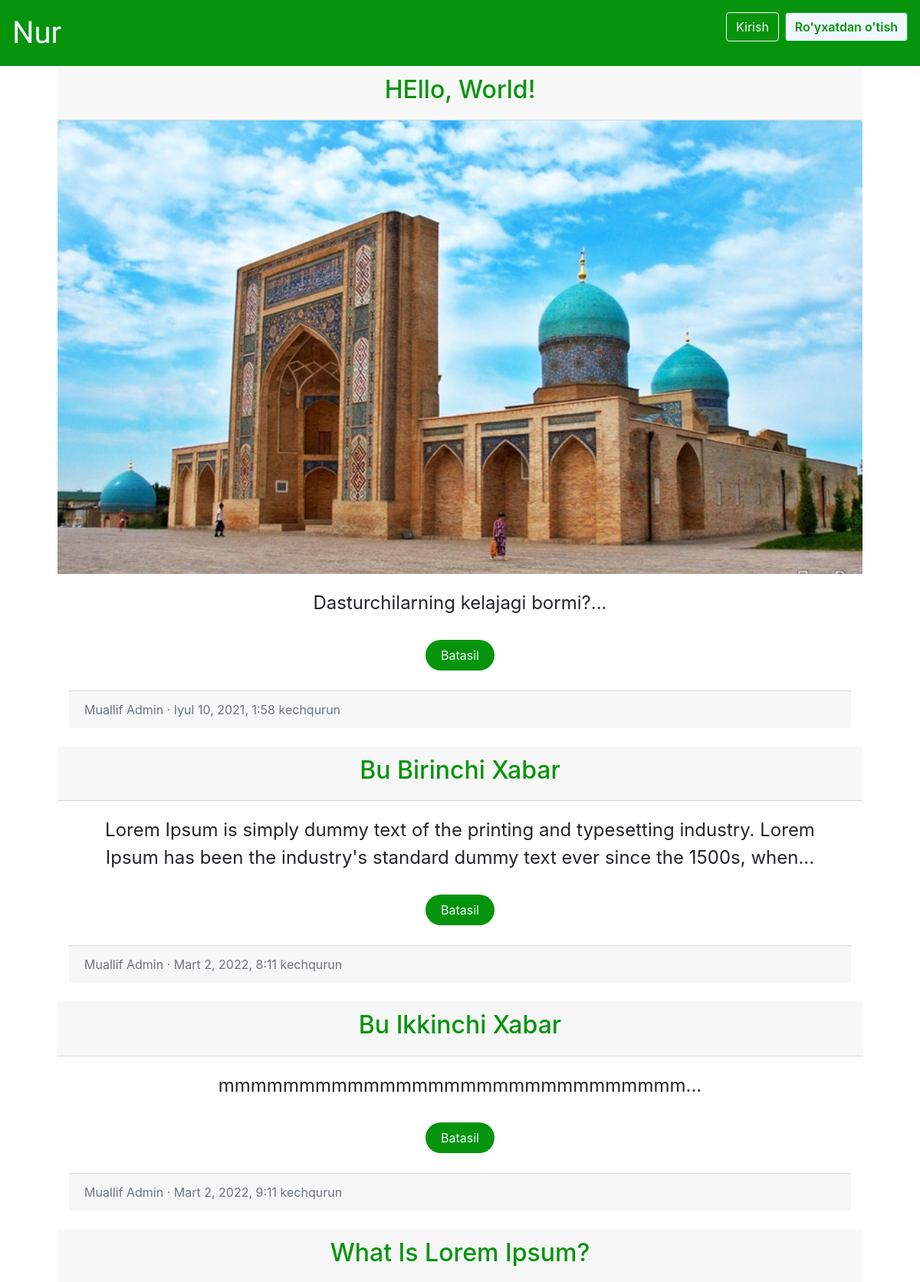
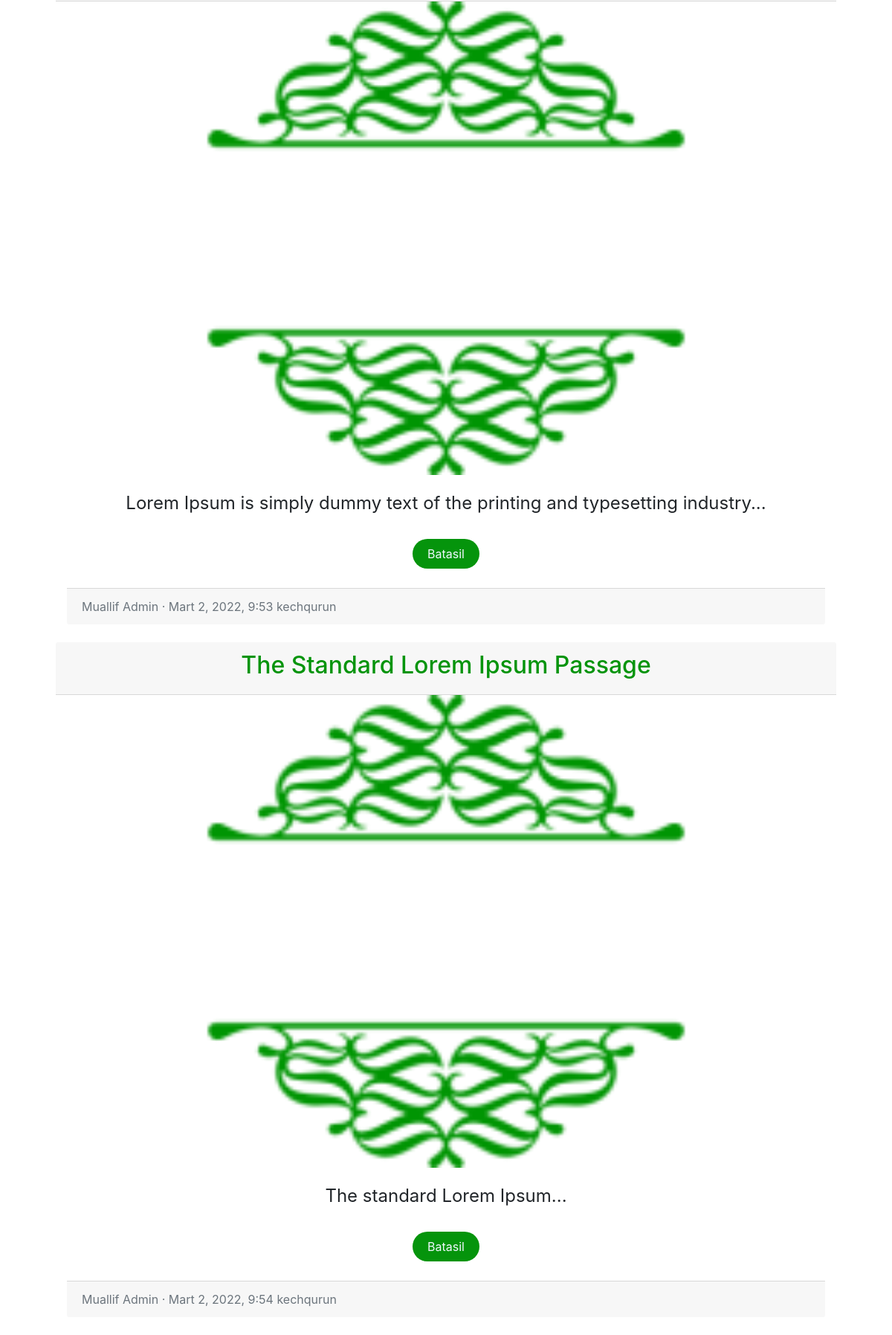
The app's page /articles/ with its own data (2 pictures, top to bottom).
### articles/models.py (models this page shows, shortened)
class Article(models.Model):
    title = models.CharField(max_length=150)
    summary = models.CharField(max_length=200, blank=True)
    body = RichTextField()
    photo = models.ImageField(upload_to='images/', blank=True)
    date = models.DateTimeField(auto_now_add=True)
    author = models.ForeignKey(
        get_user_model(),
        on_delete=models.CASCADE,
    )

### accounts/models.py (models this page shows)
class CustomUser(AbstractUser):
    age = models.PositiveIntegerField(null=True, blank=True)

### articles/views.py (the view)
# urls.py: path('', ArticleListView.as_view(), name='article_list'),
class ArticleListView(ListView):
    model = Article
    template_name = 'article_list.html'

### templates/article_list.html (shortened to what this page needs)
{% extends 'base.html' %}
{% block content %}
    {% for article in object_list %}
    <center>
        <div class="container" style="text-align: center;">
        <div class="card col-12 col-md-12" style=" border: #05940c, 10px;" >
            <div class="card-header">
                <span  class="font-weight-bold"><a style="color: 05940c; text-transform: capitalize;" href="{% url 'article_detail' article.pk  %}"><h2>{{ article.title }}</h2></a></span>
            </div>
            {% if article.photo %}
                <img class="card-img-top" src="{{ article.photo.url }}" alt="{{ article.title }}">
            {%  endif %}
            <div class="container">
            <div class="card-body text-center col-12 col-md-12" >
               <span style="font-size: x-large;">{{ article.summary }}... </span> <br> <br> <button style="background-color: 05940c; width: 90px; height: 40px; border: none; border-radius: 30px; margin: 6px; padding: 5px; color: aliceblue; cursor: pointer;"><a  style="color: aliceblue; text-decoration: none;" href="{% url 'article_detail' article.pk  %}">Batasil</a></button>
            </div>
            <div class="card-footer text-left text-muted">
                <span class="text-muted">Muallif {{ article.author | title }} &middot; {{ article.date }}</span>
            </div>
        </div>
    </div>
       </div>
    </center>
        <br />
    {% endfor %}
{% endblock content %}

### templates/base.html (shortened to what this page needs)
{% load static %}
<!DOCTYPE html>
<html>
    <head>
            <link rel="stylesheet" href="https://cdn.jsdelivr.net/npm/bootstrap@4.5.3/dist/css/bootstrap.min.css">
        </head>
    <body>
        <nav class="navbar navbar-expand-lg navbar-light" style="background-color: #05940c;">
            <a class="navbar-brand" href="{% url 'home' %}" >
<p style="font-family: 'Italianno', cursive; font-size: 40px; color: aliceblue;  margin: 0; padding: 0; " >Nur</p>            </a>
            <div class="collapse navbar-collapse" id="navbarSupportedContent">
                {% if user.is_authenticated %}
                    <ul class="navbar-nav ml-auto">
                        <li class="nav-item">
                            <a style="color: aliceblue;" class="nav-link dropdown-toggle" href="#"
                                id="navbarDropdown" role="button" data-toggle="dropdown"
                                aria-haspopup="true" aria-expanded="false">
                                {{ user.username | title }}
                            </a>
                            <div class="dropdown-menu dropdown-menu-lg-right"
                                aria-labelledby="navbarDropdown">
                                <a class="dropdown-item" style="color: 05940c;" href="{% url 'article_list' %}">Asosiy maqolalar</a>
                                <div class="dropdown-divider"></div>
                                <a class="dropdown-item" style="color: 05940c;" href="{% url 'logout' %}">Chiqib ketish</a>
                            </div>
                        </li>
                    </ul>
                {% else %}
                    <form class="form-inline ml-auto">
                        <a href="{% url 'login' %}" class="btn btn-outline-light">Kirish</a>
                        <a href="{% url 'signup' %}" class="btn btn-success ml-2" style="background-color: aliceblue; color: #05940c; font-weight: 600;">Ro'yxatdan o'tish</a>
                    </form>
                {% endif %}
            </div>
        </nav>
        <main>
            <div class="container">
                {% block content %}
                {% endblock content %}
            </div>
        </main>
    </body>
</html>

### records on screen
Article: title "HEllo, World!", photo (picture), summary "Dasturchilarning kelajagi bormi?", author "Admin", date "Iyul 10, 2021, 1:58 kechqurun"
Article: title "Bu Birinchi Xabar", summary "Lorem Ipsum is simply dummy text of the printing and typesetting industry. Lorem Ipsum has been the industry's standard dummy text ever since the 1500s, when", author "Admin", date "Mart 2, 2022, 8:11 kechqurun"
Article: title "Bu Ikkinchi Xabar", summary "mmmmmmmmmmmmmmmmmmmmmmmmmmmmm", author "Admin", date "Mart 2, 2022, 9:11 kechqurun"
Article: title "What Is Lorem Ipsum?", photo (picture), summary "Lorem Ipsum is simply dummy text of the printing and typesetting industry", author "Admin", date "Mart 2, 2022, 9:53 kechqurun"
Article: title "The Standard Lorem Ipsum Passage", photo (picture), summary "The standard Lorem Ipsum", author "Admin", date "Mart 2, 2022, 9:54 kechqurun"
